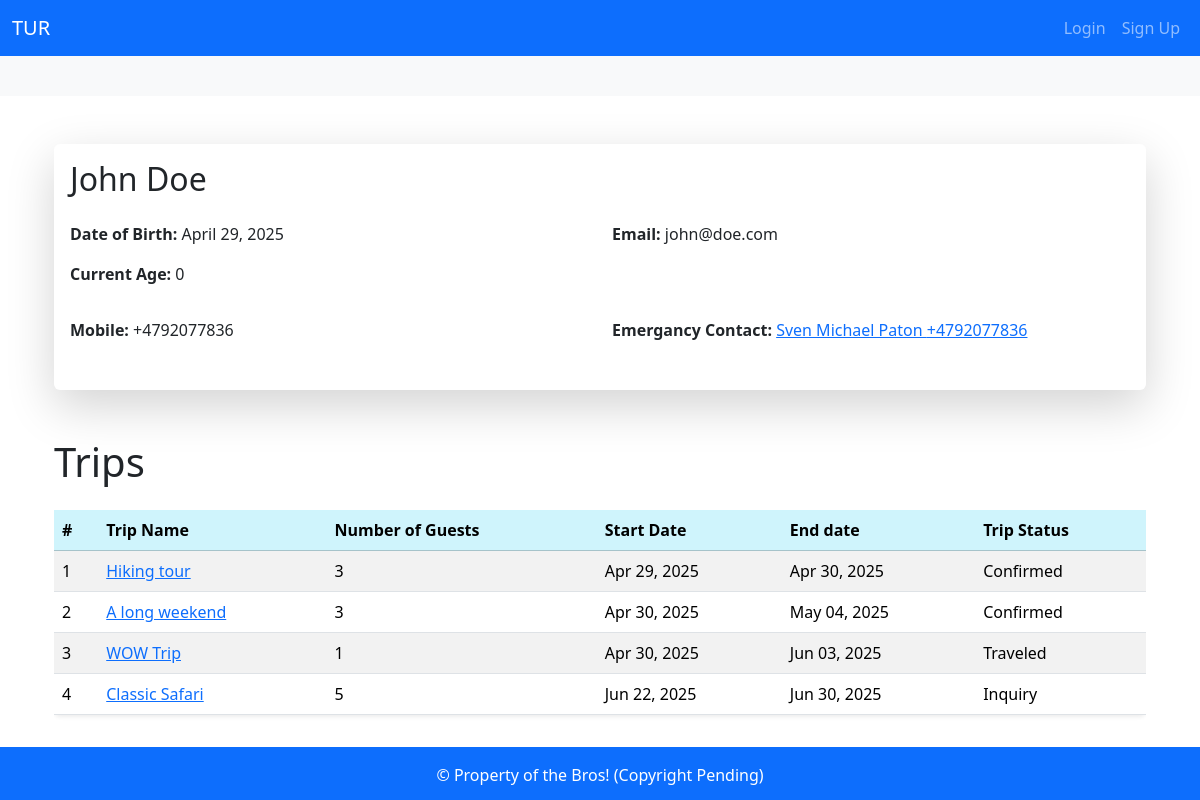
/guest/2, run on an earlier commit of the app's database.
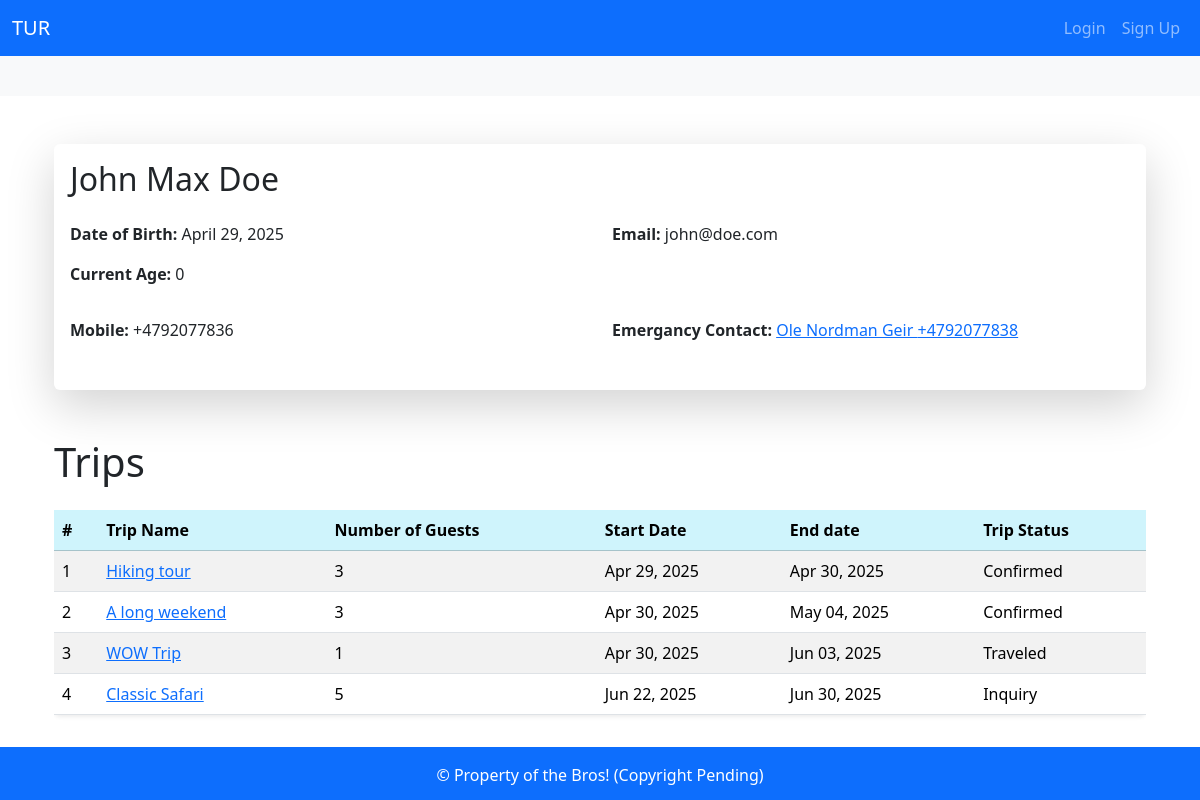
And on a later commit of the database.
### booking_system/models.py (models this page shows, shortened)
class Guest(models.Model):
    first_name = models.CharField(max_length=50)
    last_name = models.CharField(max_length=50)
    middle_name = models.CharField(max_length=50, blank=True, null=True)
    date_of_birth = models.DateField(blank=True, null=True)
    email = models.EmailField(unique=True,blank=True, null=True)
    mobile = PhoneNumberField(region='NO')
    emergency_contact = models.ForeignKey(
        'self',
        on_delete=models.SET_NULL,
        blank=True,
        null=True,
        related_name="emergency_for"
    )
    def __str__(self):
        if self.middle_name:
            return f"{self.first_name} {self.middle_name} {self.last_name}"
        else:
            return f"{self.first_name} {self.last_name}"
    def age(self):
        if self.date_of_birth:
            today = date.date.today()
            dob = self.date_of_birth
            return today.year - dob.year - ((today.month, today.day) < (dob.month, dob.day))
        return None

### booking_system/views.py (the view)
# urls.py: path("guest/<int:guest_id>", views.guest_view, name='guest_view'),
def guest_view(request,guest_id):
    guest = get_object_or_404(Guest,id=guest_id)
    trips = guest.trips.all()
    print(guest,trips)
    return render(request, 'booking_system/guest/guest_view.html',
                  {'guest': guest,
                   'trips':trips,})

### booking_system/models.py (called while the page is built)
    def __str__(self):
        return self.title

    def __str__(self):
        return self.name

### booking_system/templates/booking_system/guest/guest_view.html (shortened to what this page needs)
{%extends "base.html" %}
{%block body%}
<div class="container mt-5">
  <div class="card shadow-lg border-0">
    <div class="card-body">
      <h2 class="card-title mb-4">{{ guest  }}</h2>
      <div class="row mb-3">
        <div class="col-md-6">
          <p><strong>Date of Birth:</strong> {{ guest.date_of_birth }}</p> <p><strong>Current Age:</strong> {{ guest.age }}</p>
        </div>
        <div class="col-md-6">
          <p><strong>Email:</strong> {{ guest.email }}</p>
        </div>
      </div>
      <div class="row mb-3">
        <div class="col-md-6">
          <p><strong>Mobile:</strong> {{ guest.mobile }} </p>
        </div>
        {% if guest.emergency_contact %}
        <div class="col-md-6">
          <p><strong>Emergancy Contact:</strong> <a href="{% url 'guest_view' guest.emergency_contact.id %}" >{{guest.emergency_contact }} {{guest.emergency_contact.mobile }}</a> </p>
        </div>
        {% endif %}
      </div>
    </div>
  </div>
</div>
  {% include "booking_system/partials/trip_list.html" %}
{% endblock %}

What changed in the data, as far as the page shows it:
changed Guest "john@doe.com": middle_name+first_name+last_name "John Doe" → "John Max Doe"; emergency_contact "Sven Michael Paton" → "Ole Nordman Geir"; emergency_contact.mobile "+4792077836" → "+4792077838"
